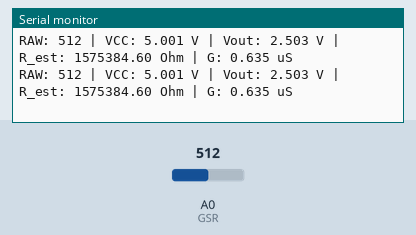
A sketch run on a simulated Arduino Nano, built with avr-gcc and run on an emulated ATmega328P. On the bench: the last lines printed to the serial monitor. Inputs (shaded band) come from the test bench; at power-on: A0 (GSR) = 512.

Above: at 1.2 s.
1.3 s: A0 (GSR) set to 492
At 1.69 s:
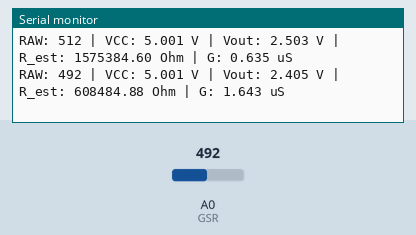
4.3 s: A0 (GSR) set to 511
At 4.49 s:
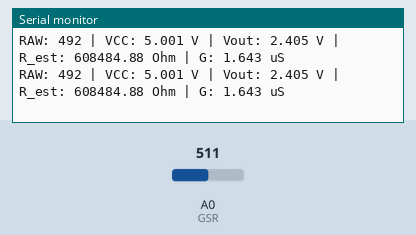
5.8 s: A0 (GSR) set to 716
At 5.9 s:
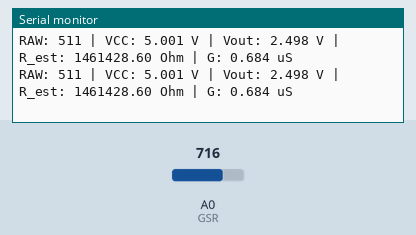
Timing chart, 0 to 8.8 s (numbered marks = the images above; inputs shaded):
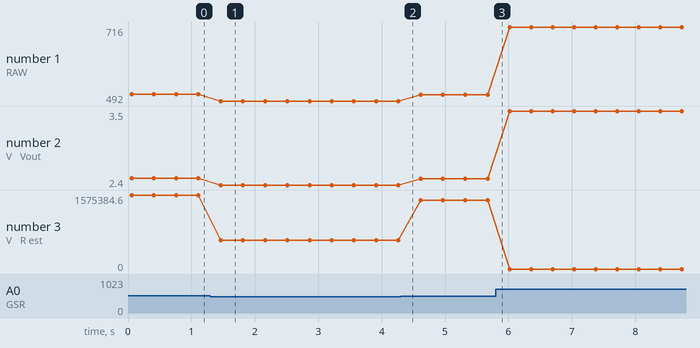

Measured:
- after the input at 1.3 s, the serial monitor: prints a new line after 0.16 s (image 1)
- plotted number 1: 512 → 492 after the input at 1.3 s, 492 → 511 after the input at 4.3 s, 511 → 716 after the input at 5.8 s
- plotted number 2: 2.5 → 2.4 after the input at 1.3 s, 2.4 → 2.5 after the input at 4.3 s, 2.5 → 3.5 after the input at 5.8 s
- plotted number 3: 1575384.6 → 608484.88 after the input at 1.3 s, 608484.88 → 1461428.6 after the input at 4.3 s, 1461428.6 → 0 after the input at 5.8 s

The sketch:

nano.ino
```cpp
#include <SoftwareSerial.h>

const int GSR = A0;
const int serial_calibration = 525; // nilai kalibrasi (baseline OPEN + offset)

int sensorValue = 0;
int gsr_average = 0;
float human_resistance = 0.0;
float gsr_uS = 0.0;

// Kirim ke ESP32 via SoftwareSerial (RX, TX)
// TX = D3 -> level shifter HV1
SoftwareSerial toESP32(2, 3); // RX=D2 (opsional), TX=D3

// Baca VCC (mV) pakai internal bandgap 1.1V (ATmega328P / Arduino Nano)
long readVcc_mV() {
  // set reference ke AVcc, dan pilih channel internal 1.1V (bandgap)
  ADMUX = _BV(REFS0) | _BV(MUX3) | _BV(MUX2) | _BV(MUX1);
  delay(2); // tunggu referensi stabil

  ADCSRA |= _BV(ADSC);                 // start conversion
  while (bit_is_set(ADCSRA, ADSC));    // tunggu selesai

  uint16_t result = ADC;               // hasil ADC bandgap
  // 1125300 = 1.1V * 1023 * 1000 (konstanta umum)
  long vcc = 1125300L / result;
  return vcc; // dalam mV
}

void setup() {
  Serial.begin(9600);
  toESP32.begin(9600);

  Serial.println("=== GSR Sensor Monitor (Auto Vref) ===");
  Serial.println();
}

void loop() {
  long sum = 0;

  // ambil 10 sampel, rata-rata
  for (int i = 0; i < 10; i++) {
    sensorValue = analogRead(GSR);
    sum += sensorValue;
    delay(5);
  }
  gsr_average = sum / 10;

  // VCC otomatis (Volt)
  float VCC = readVcc_mV() / 1000.0;

  // Tegangan output A0 (pakai VCC aktual)
  float voltage = (gsr_average / 1023.0) * VCC;

  // Rumus Seeed (pakai serial_calibration)
  float numerator   = (1024.0 + 2.0 * gsr_average) * 10000.0;
  float denominator = (float)serial_calibration - (float)gsr_average;

  // Clamp biar gak negatif / error kalau RAW >= serial_calibration
  if (denominator > 0.0) {
    human_resistance = numerator / denominator;
  } else {
    human_resistance = 0.0;
  }

  // Konduktansi µS
  if (human_resistance > 0.0) {
    gsr_uS = (1.0 / human_resistance) * 1000000.0;
  } else {
    gsr_uS = 0.0;
  }

  // ===== OUTPUT STRING (RAW FIX: jangan pake ", 1" karena RAW itu int) =====
  String line =
    String("RAW: ") + String(gsr_average) +
    " | VCC: " + String(VCC, 3) +
    " V | Vout: " + String(voltage, 3) +
    " V | R_est: " + String(human_resistance, 2) +
    " Ohm | G: " + String(gsr_uS, 3) + " uS";

  // Print ke Serial Nano + kirim ke ESP32
  Serial.println(line);
  toESP32.println(line);

  delay(200);
}
```
